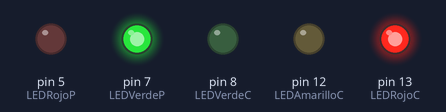
The sketch below on a simulated Arduino Uno, built with avr-gcc and run on an emulated ATmega328P. Parts: output pins drawn as LEDs (lit = HIGH).

Above: at 2.5 s.
At 5.5 s:
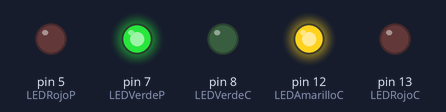
At 8.5 s:
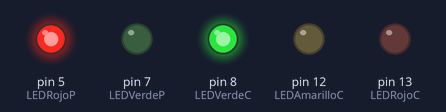
Timing chart, 0 to 14.3 s (numbered marks = the images above):
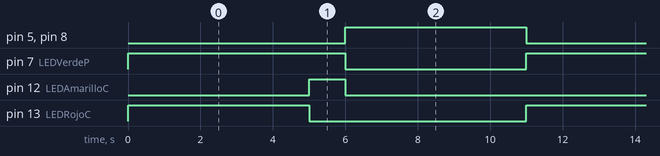

Measured:
- by itself, pin 5 (LEDRojoP), pin 8 (LEDVerdeC), pin 13 (LEDRojoC): alternates HIGH for 5.0 s and LOW for 6.0 s
- by itself, pin 7 (LEDVerdeP): alternates HIGH for 6.0 s and LOW for 5.0 s
- by itself, pin 12 (LEDAmarilloC): alternates HIGH for 1.0 s and LOW for 10.0 s

The sketch:

Experimento2.ino
```cpp
#define LEDRojoC 13
#define LEDAmarilloC 12
#define LEDVerdeC 8

#define LEDRojoP 5
#define LEDVerdeP 7

void setup()
{
  pinMode(LEDRojoC, OUTPUT);
  pinMode(LEDAmarilloC, OUTPUT);
  pinMode(LEDVerdeC, OUTPUT);
  pinMode(LEDRojoP, OUTPUT);
  pinMode(LEDVerdeP, OUTPUT);
}


void loop()
{
  	digitalWrite(LEDRojoC, HIGH);
  	digitalWrite(LEDVerdeP, HIGH);

  	delay(5000);

  	digitalWrite(LEDRojoC, LOW);
    digitalWrite(LEDAmarilloC, HIGH);

    delay(1000);
    digitalWrite(LEDVerdeP, LOW);


  	digitalWrite(LEDAmarilloC, LOW);

    digitalWrite(LEDVerdeC, HIGH);
    digitalWrite(LEDRojoP, HIGH);
    delay(5000);

    digitalWrite(LEDVerdeC, LOW);
    digitalWrite(LEDRojoP, LOW);


}
```
